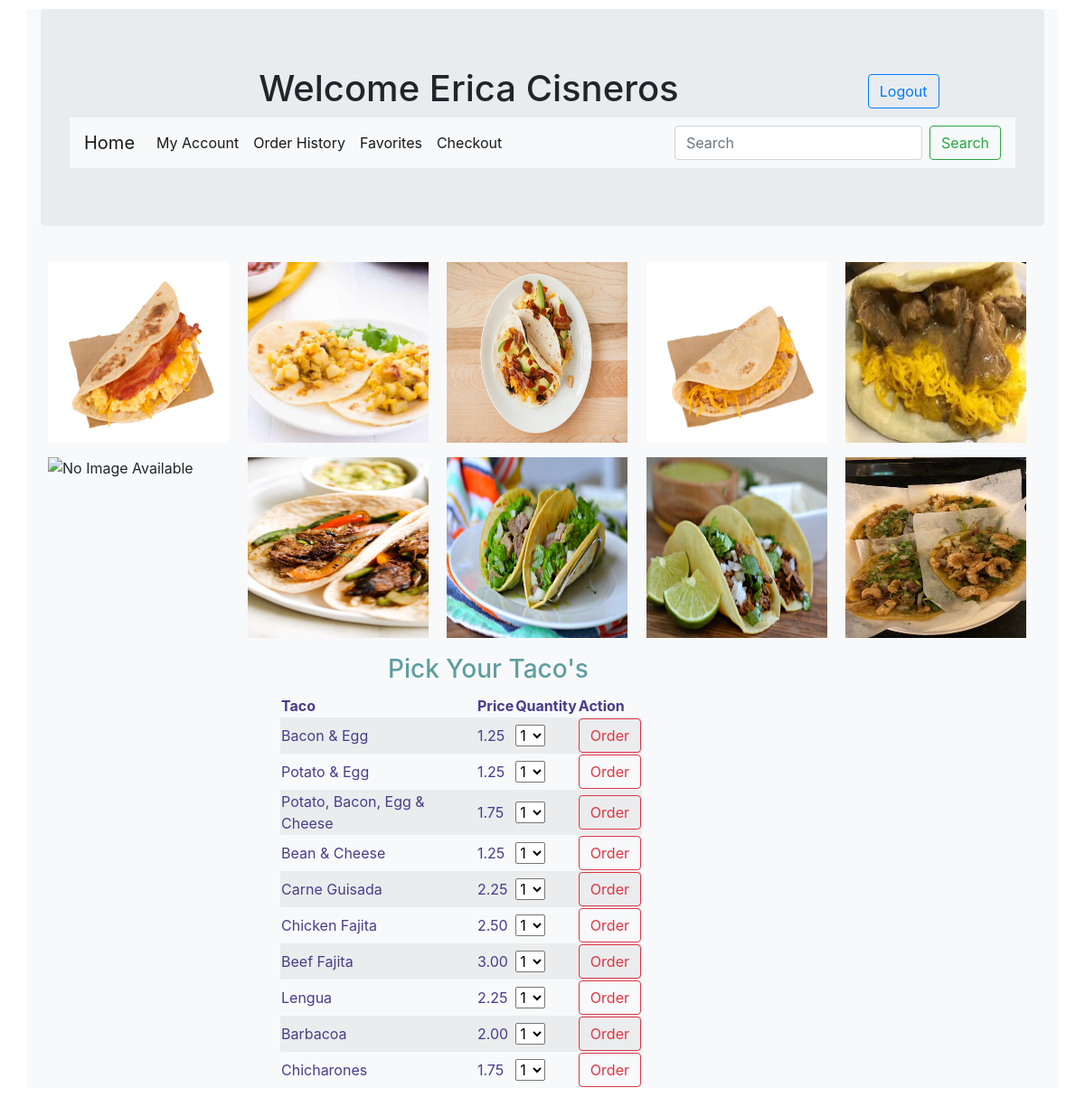
Screenshot of /dashboard (signed in) with the database file from the repository.
### home/models.py (models this page shows)
class User(models.Model):
    first_name = models.CharField(max_length=255)
    last_name = models.CharField(max_length=255)
    email = models.EmailField()
    password = models.CharField(max_length=255)
    created_at = models.DateTimeField(auto_now_add=True)
    updated_at = models.DateTimeField(auto_now=True)
    objects = UserManager()

class Taco(models.Model):
    taco_type = models.CharField(max_length=255)
    price = models.DecimalField(decimal_places=2, max_digits=5)
    tacos_for = models.ManyToManyField(User, related_name='taco_history')
    favorite = models.ManyToManyField(User, related_name='favorite_taco')
    created_at = models.DateTimeField(auto_now_add=True)
    updated_at = models.DateTimeField(auto_now=True)

### home/views.py (the view)
# urls.py: path('dashboard', views.dashboard),
def dashboard(request):
    context = {
        'user' : User.objects.get(id = request.session['user_id']),
        'tacos': Taco.objects.all()
    }
    return render(request, 'dashboard.html', context)

### home/templates/dashboard.html (shortened to what this page needs)
<!DOCTYPE html>
<html lang="en">
<head>
    <link rel="stylesheet" href="https://stackpath.bootstrapcdn.com/bootstrap/4.5.2/css/bootstrap.min.css">
    {% load static %}
    <link rel="stylesheet" href="{% static 'dashboard.css' %}">
</head>
<body>
    <div class="container bg-light">
        <div class="jumbotron">
            <h1 id="header">Welcome {{ user.first_name }} {{ user.last_name }}<a href="/logout" class="btn btn-outline-primary" id="logout">Logout</a></h1>
            <nav class="navbar navbar-expand-lg navbar-light bg-light">
                <a class="navbar-brand" href="/dashboard">Home</a>
                <div class="collapse navbar-collapse" id="navbarSupportedContent">
                   <ul class="navbar-nav mr-auto">
                    <li class="nav-item active">
                      <a class="nav-link" href="/myAccount">My Account <span class="sr-only">(current)</span></a>
                    </li>
                    <li class="nav-item active">
                      <a class="nav-link" href="/orderHistory">Order History</a>
                    </li>
                    <li class="nav-item active">
                        <a class="nav-link" href="/favorites">Favorites</a>
                      </li>
                    <li class="nav-item active">
                      <a class="nav-link" href="/checkout">Checkout</a>
                    </li>
                  </ul>
                  <form class="form-inline my-2 my-lg-0">
                    <input class="form-control mr-sm-2" type="search" placeholder="Search" aria-label="Search">
                    <button class="btn btn-outline-success my-2 my-sm-0" type="submit">Search</button>
                  </form>
                </div>
            </nav>
        </div>
        <div id="images">
            <img src="static/images/baconEgg.jpg" alt="No Image Available">
            <img src="static/images/potatoEgg.jpg" alt="No Image Available">
            <img src="static/images/pbec.jpg" alt="No Image Available">
            <img src="static/images/beanCheese.jpg" alt="No Image Available">
            <img src="static/images/carneGuisada.jpeg" alt="No Image Available">
            <img src="static/images/chickenFajita.jpg" alt="No Image Available">
            <img src="static/images/beefFajita.jpg" alt="No Image Available">
            <img src="static/images/lengua.jpg" alt="No Image Available">
            <img src="static/images/barbacoa.jpg" alt="No Image Available">
            <img src="static/images/chicharron.jpg" alt="No Image Available">
        </div>
        <div class="row">
                <h3>Pick Your Taco's</h3>
            <div>
              <table class="table-hover table-striped">
                  <thead>
                    <tr>
                      <th>Taco</th>
                      <th>Price</th>
                      <th>Quantity</th>
                      <th>Action</th>
                    </tr>
                  </thead>
                  <tbody>
                    {% for taco in tacos %}
                    <tr>
                      <form action="/taco" method="POST">
                          <td>{{ taco.taco_type }}</td>
                          <td><input type="hidden" name="id" value="{{ taco.id }}">{{ taco.price }}</label></td>
                          <td>
                            <select name="quantity" id="quantity">
                              <option value="1">1</option>
                          </select>
                          </td>
                          <td><button type="submit" class="btn btn-outline-danger">Order</button></td>
                      </form>
                      </tr>
                    {% endfor %}
                  </tbody>
              </table>
            </div>
        </div>
    </div>
</body>
</html>

### home/static/dashboard.css (style rules this page uses)
body { margin: 10px; }
h3 { display: inline-block; margin: 10px 35%; color: cadetblue; }
h1 { margin-left: 20%; }
h1 a { margin-left: 25%; }
img { display: inline-block; margin: 8px; width: 200px; height: 200px; }
table { width: 400px; margin-left: 70%; color: darkslateblue; }

### rows the page displays
User: first_name "Erica", last_name "Cisneros"
Taco: taco_type "Bacon & Egg", price "1.25"
Taco: taco_type "Potato & Egg", price "1.25"
Taco: taco_type "Potato, Bacon, Egg & Cheese", price "1.75"
Taco: taco_type "Bean & Cheese", price "1.25"
Taco: taco_type "Carne Guisada", price "2.25"
Taco: taco_type "Chicken Fajita", price "2.50"
Taco: taco_type "Beef Fajita", price "3.00"
Taco: taco_type "Lengua", price "2.25"
Taco: taco_type "Barbacoa", price "2.00"
Taco: taco_type "Chicharones", price "1.75"
